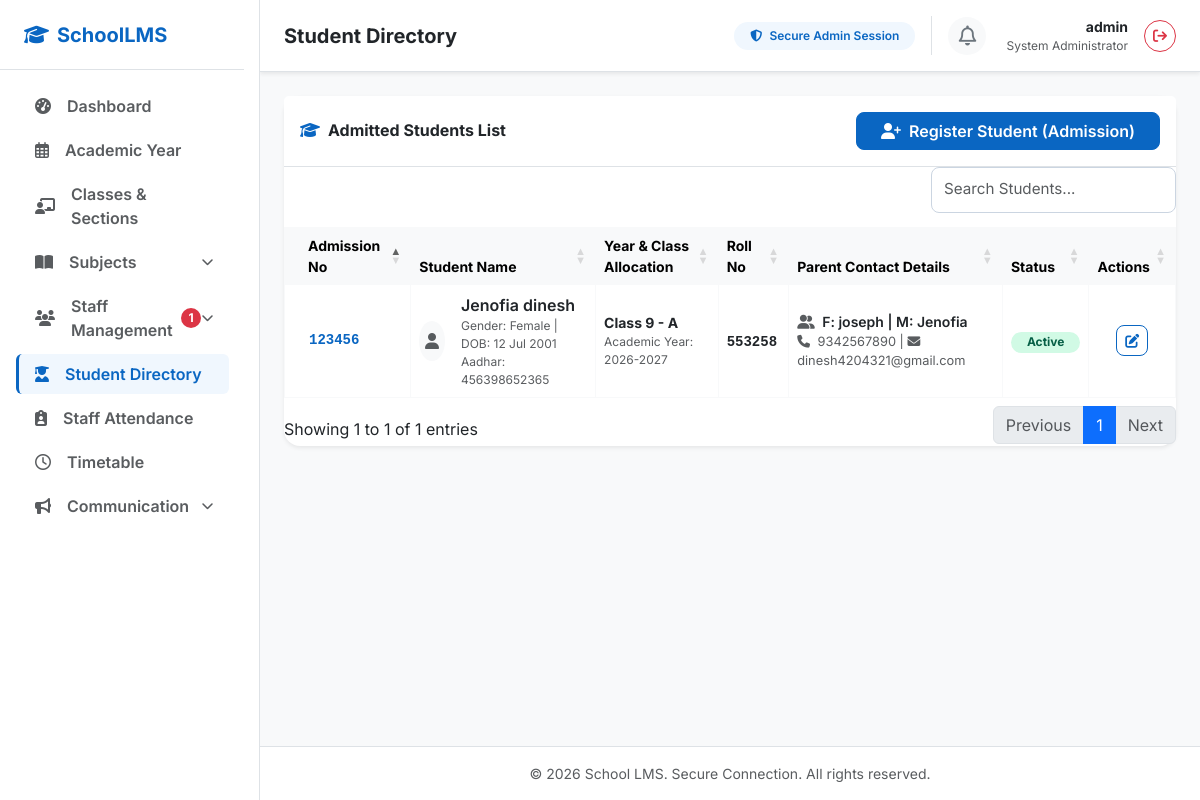
The app's page /students (signed in) with its own data.
### app.py (models this page shows, shortened)
class Student(db.Model):
    __tablename__ = 'students'
    student_id = db.Column(db.Integer, primary_key=True)
    admission_no = db.Column(db.String(50), unique=True, nullable=False)
    aadhar_no = db.Column(db.String(20), unique=True, nullable=False)
    first_name = db.Column(db.String(100), nullable=False)
    last_name = db.Column(db.String(100), nullable=True)
    gender = db.Column(db.String(20), nullable=False) # Male, Female, Other
    date_of_birth = db.Column(db.Date, nullable=False)
    blood_group = db.Column(db.String(20), nullable=True)
    photo = db.Column(db.String(255), nullable=True)
    father_name = db.Column(db.String(150), nullable=False)
    mother_name = db.Column(db.String(150), nullable=False)
    parent_mobile = db.Column(db.String(20), nullable=False)
    parent_email = db.Column(db.String(100), nullable=True)
    address = db.Column(db.Text, nullable=False)
    username = db.Column(db.String(100), unique=True, nullable=False)
    password_hash = db.Column(db.String(255), nullable=False)
    is_transfer_student = db.Column(db.Boolean, default=False)
    previous_school_name = db.Column(db.String(255), nullable=True)
    previous_school_address = db.Column(db.Text, nullable=True)
    previous_academic_performance = db.Column(db.String(255), nullable=True)
    transfer_certificate_no = db.Column(db.String(100), nullable=True)
    created_at = db.Column(db.DateTime, default=datetime.utcnow, nullable=False)
    updated_at = db.Column(db.DateTime, default=datetime.utcnow, onupdate=datetime.utcnow, nullable=False)
    academic_details = db.relationship('StudentAcademicDetail', backref='student', cascade='all, delete-orphan', lazy=True)

class ClassRoom(db.Model):
    __tablename__ = 'classes'
    class_id = db.Column(db.Integer, primary_key=True)
    academic_year_id = db.Column(db.Integer, db.ForeignKey('academic_years.id'), nullable=False)
    class_name = db.Column(db.String(100), nullable=False) # e.g. LKG, UKG, 1, 2, ..., 12
    display_order = db.Column(db.Integer, nullable=False, default=0)
    capacity = db.Column(db.Integer, nullable=True, default=0)
    __table_args__ = (
        db.UniqueConstraint('academic_year_id', 'class_name', name='uq_academic_year_class'),
    )
    academic_year = db.relationship('AcademicYear', backref=db.backref('classrooms', lazy=True))
    sections = db.relationship('Section', backref='classroom', cascade='all, delete-orphan', lazy=True)
    student_academic_details = db.relationship('StudentAcademicDetail', backref='classroom', lazy=True)

class Section(db.Model):
    __tablename__ = 'sections'
    section_id = db.Column(db.Integer, primary_key=True)
    class_id = db.Column(db.Integer, db.ForeignKey('classes.class_id'), nullable=False)
    academic_year_id = db.Column(db.Integer, db.ForeignKey('academic_years.id'), nullable=False)
    section_name = db.Column(db.String(50), nullable=False) # e.g., A, B, C
    short_form = db.Column(db.String(20), nullable=True)
    short_form = db.Column(db.String(20), nullable=True)
    academic_year = db.relationship('AcademicYear', backref=db.backref('sections', lazy=True))
    student_academic_details = db.relationship('StudentAcademicDetail', backref='section', lazy=True)

class AcademicYear(db.Model):
    __tablename__ = 'academic_years'
    id = db.Column(db.Integer, primary_key=True)
    name = db.Column(db.String(50), unique=True, nullable=False)  # e.g., "2026-2027"
    start_date = db.Column(db.Date, nullable=False)
    end_date = db.Column(db.Date, nullable=False)
    is_current = db.Column(db.Boolean, default=False, nullable=False)
    student_academic_details = db.relationship('StudentAcademicDetail', backref='academic_year', lazy=True)

class StudentAcademicDetail(db.Model):
    __tablename__ = 'student_academic_details'
    student_academic_id = db.Column(db.Integer, primary_key=True)
    student_id = db.Column(db.Integer, db.ForeignKey('students.student_id'), nullable=False)
    academic_year_id = db.Column(db.Integer, db.ForeignKey('academic_years.id'), nullable=False)
    class_id = db.Column(db.Integer, db.ForeignKey('classes.class_id'), nullable=False)
    section_id = db.Column(db.Integer, db.ForeignKey('sections.section_id'), nullable=False)
    roll_no = db.Column(db.String(50), nullable=True)
    student_status = db.Column(db.String(50), nullable=False, default='Active') # Active, Inactive, Suspended, etc.

### app.py (the view)
@app.route('/students')
def students_list():
    if not session.get('admin_logged_in'):
        flash("Access denied. Please log in first.", "warning")
        return redirect(url_for('login'))
    students_query = db.session.query(
        Student, StudentAcademicDetail, ClassRoom, Section, AcademicYear
    ).join(
        StudentAcademicDetail, Student.student_id == StudentAcademicDetail.student_id
    ).join(
        ClassRoom, StudentAcademicDetail.class_id == ClassRoom.class_id
    ).join(
        Section, StudentAcademicDetail.section_id == Section.section_id
    ).join(
        AcademicYear, StudentAcademicDetail.academic_year_id == AcademicYear.id
    ).order_by(
        ClassRoom.display_order, Section.section_name, StudentAcademicDetail.roll_no, Student.first_name
    ).all()
    return render_template('admin/students_list.html', student_records=students_query, admin_username=session.get('admin_username'))

### templates/admin/students_list.html (shortened to what this page needs)
{% extends "admin/base.html" %}
{% block header_title %}Student Directory{% endblock %}
{% block extra_css %}
<link rel="stylesheet" href="https://cdn.datatables.net/1.13.6/css/dataTables.bootstrap5.min.css">
{% endblock %}
{% block content %}
<div class="row">
    <div class="col-12">
        <div class="card border-0 shadow-sm rounded-4 bg-white">
            <div class="card-header bg-white border-bottom py-3 d-flex justify-content-between align-items-center">
                <div>
                    <h6 class="fw-bold text-dark mb-0">
                        <i class="fa-solid fa-graduation-cap me-2 text-blue-primary"></i>Admitted Students List
                    </h6>
                </div>
                <div>
                    <a href="{{ url_for('register_student') }}" class="btn btn-blue-primary fw-semibold px-4">
                        <i class="fa-solid fa-user-plus me-1"></i> Register Student (Admission)
                    </a>
                </div>
            </div>
            <div class="card-body p-0">
                {% if student_records %}
                <div class="table-responsive">
                    <table id="studentsTable" class="table table-bordered table-hover align-middle mb-0 w-100">
                        <thead class="table-light text-muted fw-semibold small">
                            <tr>
                                <th class="ps-4 border-0">Admission No</th>
                                <th class="border-0">Student Name</th>
                                <th class="border-0">Year & Class Allocation</th>
                                <th class="border-0">Roll No</th>
                                <th class="border-0">Parent Contact Details</th>
                                <th class="border-0">Status</th>
                                <th class="border-0 text-center">Actions</th>
                            </tr>
                        </thead>
                        <tbody class="border-0">
                            {% if student_records %}
                                {% for student, academic_detail, classroom, section, academic_year in student_records %}
                                    <tr class="border-bottom border-light">
                                        <td class="ps-4 text-blue-primary fw-bold font-monospace small">
                                            {{ student.admission_no }}
                                        </td>
                                        <td>
                                            <div class="d-flex align-items-center">
                                                {% if student.photo %}
                                                    <img src="{{ url_for('static', filename='uploads/student/' ~ student.photo) }}" alt="Photo" class="rounded-circle me-3" style="width: 40px; height: 40px; object-fit: cover;">
                                                {% else %}
                                                    <div class="rounded-circle me-3 bg-light d-flex align-items-center justify-content-center text-muted" style="width: 40px; height: 40px;">
                                                        <i class="fa-solid fa-user"></i>
                                                    </div>
                                                {% endif %}
                                                <div>
                                                    <div class="fw-semibold text-dark">{{ student.first_name }} {{ student.last_name or '' }}</div>
                                                    <div class="text-muted small" style="font-size: 0.75rem;">
                                                        Gender: {{ student.gender }} | DOB: {{ student.date_of_birth.strftime('%d %b %Y') }}
                                                    </div>
                                                    <div class="text-muted small" style="font-size: 0.75rem;">
                                                        Aadhar: {{ student.aadhar_no }}
                                                    </div>
                                                </div>
                                            </div>
                                        </td>
                                        <td>
                                            <div class="text-dark fw-bold small">Class {{ classroom.class_name }} - {{ section.section_name }}</div>
                                            <div class="text-muted small" style="font-size: 0.75rem;">
                                                Academic Year: {{ academic_year.name }}
                                            </div>
                                        </td>
                                        <td>
                                            <span class="text-dark fw-semibold font-monospace small">
                                                {{ academic_detail.roll_no or 'N/A' }}
                                            </span>
                                        </td>
                                        <td>
                                            <div class="small fw-semibold text-dark">
                                                <i class="fa-solid fa-user-friends me-1 text-muted"></i> F: {{ student.father_name }} | M: {{ student.mother_name }}
                                            </div>
                                            <div class="small text-muted" style="font-size: 0.8rem;">
                                                <i class="fa-solid fa-phone me-1 text-muted"></i> {{ student.parent_mobile }}
                                                {% if student.parent_email %}
                                                    | <i class="fa-solid fa-envelope me-1 text-muted"></i> {{ student.parent_email }}
                                                {% endif %}
                                            </div>
                                        </td>
                                        <td>
                                            {% if academic_detail.student_status == 'Active' %}
                                                <span class="badge bg-success-light text-success fw-bold px-3 py-1.5 rounded-pill">
                                                    Active
                                                </span>
                                            {% elif academic_detail.student_status == 'Inactive' %}
                                                <span class="badge bg-secondary-light text-secondary fw-bold px-3 py-1.5 rounded-pill">
                                                    Inactive
                                                </span>
                                            {% elif academic_detail.student_status == 'Suspended' %}
                                                <span class="badge bg-danger-light text-danger fw-bold px-3 py-1.5 rounded-pill">
                                                    Suspended
                                                </span>
                                            {% else %}
                                                <span class="badge bg-light text-muted border px-3 py-1.5 rounded-pill">
                                                    {{ academic_detail.student_status }}
                                                </span>
                                            {% endif %}
                                        </td>
                                        <td class="text-center">
                                            <a href="{{ url_for('edit_student', student_id=student.student_id) }}" class="btn btn-sm btn-outline-blue" title="Edit Student Details">
                                                <i class="fa-solid fa-pen-to-square"></i>
                                            </a>
                                        </td>
                                    </tr>
                                {% endfor %}
                            {% endif %}
                        </tbody>
                    </table>
                </div>
                {% endif %}
            </div>
        </div>
    </div>
</div>
{% endblock %}

### static/css/style.css (style rules this page uses)
:root { --blue-primary: #0a66c2; --blue-hover: #004182; --blue-dark: #002244; --blue-light: #f0f7fe; --blue-accent: #3b82f6; --bg-light: #f8fafc; --text-dark: #1e293b; --text-muted: #64748b; --success-light: #d1fae5; --success-text: #065f46; --warning-light: #fef3c7; --warning-text: #92400e; --info-light: #e0f2fe; --info-text: #0369a1; }
body { font-family: 'Inter', sans-serif; color: var(--text-dark); background-color: var(--bg-light) !important; }
.text-blue-primary { color: var(--blue-primary) !important; }
.btn-blue-primary { background-color: var(--blue-primary); border-color: var(--blue-primary); color: #ffffff; transition: all 0.2s ease-in-out; border-radius: 8px; }
.btn-outline-blue { color: var(--blue-primary); border-color: var(--blue-primary); background-color: transparent; transition: all 0.2s ease-in-out; border-radius: 8px; }
.bg-success-light { background-color: var(--success-light) !important; }
.text-success { color: var(--success-text) !important; }

### records on screen
Student: admission_no "123456", first_name "Jenofia", last_name "dinesh", gender "Female", date_of_birth "12 Jul 2001", aadhar_no "456398652365", class_name "9", section_name "A", name "2026-2027", roll_no "553258", father_name "joseph", mother_name "Jenofia", parent_mobile "9342567890", parent_email "dinesh4204321@gmail.com"

### other values on screen
{{ unassigned_staff_count }} "1"
{{ admin_username or 'Admin' }} "admin"
